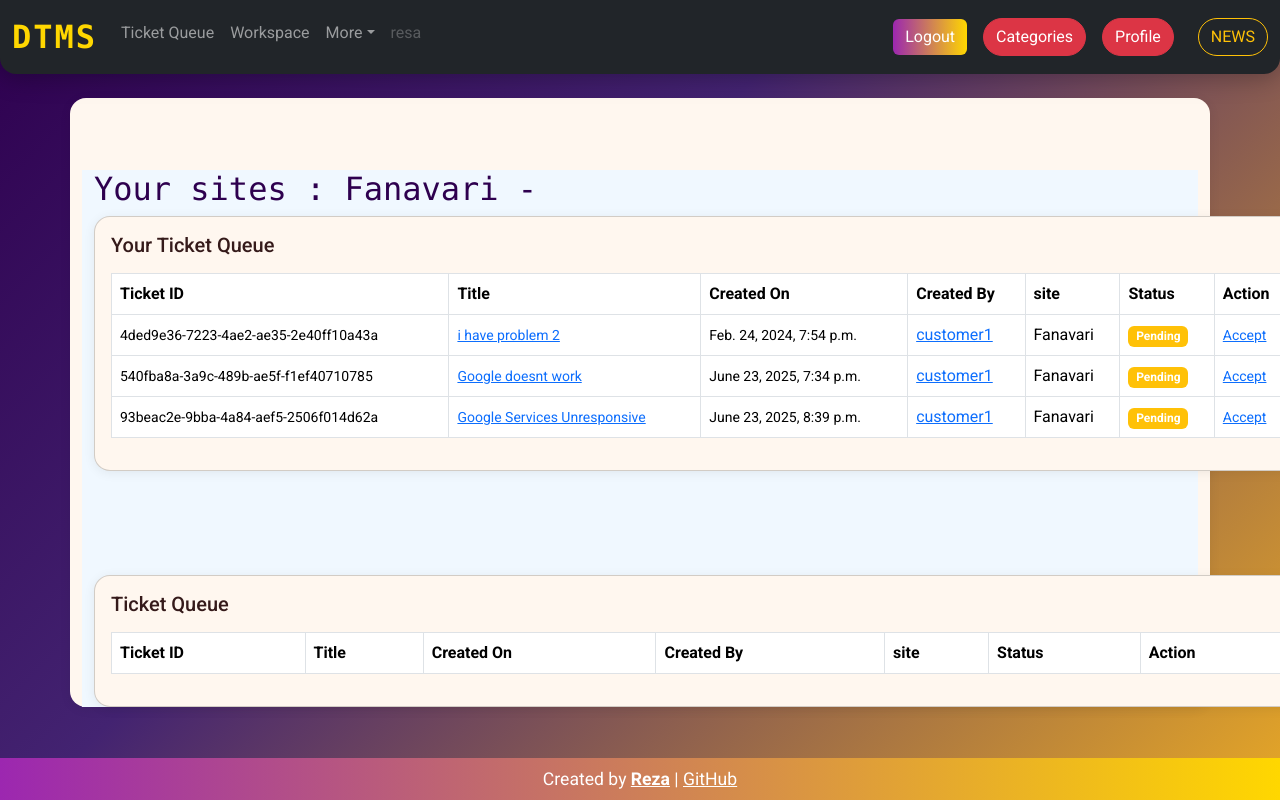
Page /ticket/ticket-queue/ (signed in) on the committed database.
### users/models.py (models this page shows, shortened)
class User(AbstractUser):
    mode_choices = (
        ('engineer' , 'engineer'),
        ('customer', 'customer'),
    )
    is_customer = models.BooleanField(default=False)
    is_engineer = models.BooleanField(default=False)
    site = models.ForeignKey(Site ,on_delete=models.DO_NOTHING, null=True , blank=True)
    ssites = models.ManyToManyField(Site, related_name='ssites')
    contact = models.CharField(max_length=200,null=True , blank=True)
    image = models.ImageField(upload_to='profilepics', blank=True , null=True)
    phone_regex = RegexValidator(regex=r'^(\+\d{1,3})?,?\s?\d{8,13}', message="Phone number must be entered in the format: '+999999999'. Up to 15 digits allowed.")
    phone = models.CharField(validators=[phone_regex], max_length=17, null = True ,blank=True, unique = True) # validators should be a list
    def __str__(self) :
        return self.username

class Site(models.Model):
    name = models.CharField(max_length=100 , unique=True)
    description = models.TextField()
    date_created = models.DateTimeField(auto_now_add=True)
    slug = models.SlugField(max_length=255, unique=True , blank=True , null=True)
    def __str__(self) :
        return self.name

### ticket/models.py (models this page shows, shortened)
class Ticket(models.Model):
    status_choices = (
        ('Active' , 'Active'),
        ('Completed', 'Completed'),
        ('Pending' , 'Pending'),
    )
    mode_choices = (
        ('Incident' , 'Incident'),
        ('New Service', 'New Service'),
    )
    number = models.UUIDField(default=uuid.uuid4)
    title = models.CharField(max_length=100)
    description = models.TextField()
    created_by = models.ForeignKey(User, on_delete=models.CASCADE , related_name='created_by')
    date_created = models.DateTimeField(auto_now_add=True)
    assigned_to = models.ForeignKey(User, on_delete=models.SET_NULL, null=True , blank=True)
    is_resolved = models.BooleanField(default=False)
    accepted_date = models.DateTimeField(null=True, blank=True)
    closed_date = models.DateTimeField(null=True , blank=True)
    ticket_status = models.CharField(max_length=15 , choices=status_choices)
    solver = models.ForeignKey(User , related_name='solver',on_delete=models.SET_NULL, null=True , blank=True )
    site = models.ForeignKey(Site ,on_delete=models.SET_NULL, null=True , blank=True )
    category = models.ForeignKey(Category ,on_delete=models.SET_NULL, null=True , blank=True )
    solution = models.ForeignKey(Solution , on_delete=models.SET_NULL, null=True , blank=True)

### ticket/views.py (the view)
# urls.py: path('ticket-queue/' , views.ticket_queue , name='ticket-queue' ),
@login_required
def ticket_queue(request):
    sites = request.user.ssites.all()
    tickets = Ticket.objects.filter(ticket_status='Pending')
    unrelated_ticket = tickets.exclude(created_by__site__in = sites)
    your_sites_tickets = tickets.filter(created_by__site__in = sites)
    return render(request, 'ticket/ticket_queue.html' , {
        'tickets' : unrelated_ticket,
        'sites' :sites,
        'your_tickets':your_sites_tickets,
    })

### templates/ticket/ticket_queue.html (shortened to what this page needs)
{% extends 'base.html' %}
{% load widget_tweaks %}
{% block content %}
<div class="container mt-5" style="background-color: aliceblue;">
    <h2>
        {% if sites %}
            Your sites :
            {% for site in sites %}
                {{ site }} -
            {% endfor %}
        {% endif %}
    </h2>
    <div class="card mx-auto" style="width: 76rem;">
        <div class="card-body">
            <h5 class="card-title mb-3">Your Ticket Queue</h5>
            <table class="table table-bordered">
                <thead>
                    <tr>
                        <th scope="col">Ticket ID</th>
                        <th scope="col">Title</th>
                        <th scope="col">Created On</th>
                        <th scope="col">Created By</th>
                        <th scope="col">site</th>
                        <th scope="col">Status</th>
                        <th scope="col">Action</th>
                    </tr>
                </thead>
                <tbody>
                    {% for ticket in your_tickets %}
                        <tr>
                            <td><small>{{ ticket.number }}</small></td>
                            <td><small><a href="{% url 'ticket-details' ticket.number %}">{{ ticket.title }}</a></small></td>
                            <td><small>{{ ticket.date_created }}</small></td>
                            <td><a href="{% url 'home' ticket.created_by.username %}">{{ ticket.created_by }}</a></td>
                            <td>{{ ticket.created_by.site }}</td>
                            {% if ticket.ticket_status == 'Active' %}
                                <td><span class="badge bg-success">Active</span></td>
                            {% elif ticket.ticket_status == 'Pending' %}
                                <td><span class="badge bg-warning">Pending</span></td>
                            {% elif ticket.ticket_status == 'Completed' %}
                                <td><span class="badge bg-danger">Completed</span></td>
                            {% endif %}
                            <td><small><a href="{% url 'accept-ticket' ticket.number %}">Accept</a></small></td>
                        </tr>
                    {% endfor %}
                </tbody>
            </table>
        </div>
    </div>
    <br>
    <br>
    <br>
    <div class="card mx-auto" style="width: 76rem;">
        <div class="card-body">
            <h5 class="card-title mb-3">Ticket Queue</h5>
            <table class="table table-bordered">
                <thead>
                    <tr>
                        <th scope="col">Ticket ID</th>
                        <th scope="col">Title</th>
                        <th scope="col">Created On</th>
                        <th scope="col">Created By</th>
                        <th scope="col">site</th>
                        <th scope="col">Status</th>
                        <th scope="col">Action</th>
                    </tr>
                </thead>
            </table>
        </div>
    </div>
</div>
{% endblock content %}

### templates/base.html (shortened to what this page needs)
<!DOCTYPE html>
<html lang="en">
<head>
    <link rel="stylesheet" href="https://cdn.jsdelivr.net/npm/bootstrap@5.3.3/dist/css/bootstrap.min.css">
</head>
<body>
    {% if request.user.is_authenticated %}
        <nav class="navbar navbar-expand-lg navbar-dark bg-dark mb-4">
            <div class="container-fluid">
                <a class="navbar-brand" href="/">DTMS</a>
                <div class="collapse navbar-collapse" id="navbarSupportedContent">
                    <ul class="navbar-nav me-auto mb-2 mg-lg-0">
                        {% if request.user.is_customer %}
                            <li class="nav-item"><a class="nav-link" href="{% url 'create-ticket' %}">Create Ticket</a></li>
                            <li class="nav-item"><a class="nav-link" href="{% url 'all-tickets' %}">View Tickets</a></li>
                        {% elif request.user.is_engineer %}
                            <li class="nav-item"><a class="nav-link" href="{% url 'ticket-queue' %}">Ticket Queue</a></li>
                            <li class="nav-item"><a class="nav-link" href="{% url 'workspace' %}">Workspace</a></li>
                            <li class="nav-item dropdown">
                                <a class="nav-link dropdown-toggle" href="#" id="navbarDropdown" role="button"
                                   data-bs-toggle="dropdown" aria-expanded="false">More</a>
                            </li>
                        {% endif %}
                        <li class="nav-item">
                            <a class="nav-link disabled" href="#" tabindex="-1" aria-disabled="true">{{ request.user.username }}</a>
                        </li>
                    </ul>
                    <div class="d-flex align-items-center gap-2">
                        <a href="{% url 'logout' %}" class="btn btn-primary me-2">Logout</a>
                        <a href="{% url 'categories' %}" class="btn btn-danger me-2">Categories</a>
                        <a href="{% url 'home' request.user.username %}" class="btn btn-danger me-2">Profile</a>
                        {% if request.user.is_engineer %}
                            <a href="{% url 'chat:news' %}" class="btn btn-outline-warning ms-2">NEWS</a>
                        {% endif %}
                    </div>
                </div>
            </div>
        </nav>
    {% endif %}
    <div class="container content-section">
        <br>
        {% block content %}
        {% endblock content %}
    </div>
    <br><br>
    <div class="footer">
        Created by <a href="https://t.me/rezacs" style="color: #fff; font-weight: bold;">Reza</a> |
        <a href="https://github.com/Rezacs/django_project" style="color: #fff; text-decoration: underline;" target="_blank">GitHub</a>
    </div>
</body>
</html>

### templates/base.html (style rules this page uses)
body { background: linear-gradient(135deg, #2e004f 0%, #432371 40%, #e6a726 100%); min-height: 100vh; font-family: 'Roboto', Arial, sans-serif; color: #f5f6fa; }
.navbar { border-radius: 0 0 16px 16px; box-shadow: 0 4px 24px 0 #00000044; }
.card, .content-section { background: #fff7ef; border-radius: 16px; box-shadow: 0 2px 12px #0001; color: #351a1a; margin-bottom: 2rem; }
.navbar-brand { font-family: 'Fira Mono', monospace; font-weight: 700; font-size: 2rem; letter-spacing: 2px; color: #ffd700 !important; }
.footer { position: fixed; bottom: 0; width: 100%; text-align: center; background: linear-gradient(90deg,#9c27b0,#ffd700); color: #fff; padding: 8px 0; font-size: 1.1em; z-index: 1000; }
a, .nav-link, .navbar-brand { transition: color 0.2s; }
.btn-primary { background: linear-gradient(90deg,#9c27b0,#ffd700); border: none; }
.btn-danger, .btn-outline-warning { border-radius: 20px; }
h1, h2, h3, h4 { color: #2e004f; font-family: 'Fira Mono', monospace; }

### rows in the picture
User: user.username "resa"
Site: name "Fanavari"
Ticket: number "4ded9e36-7223-4ae2-ae35-2e40ff10a43a", title "i have problem 2", date_created "Feb. 24, 2024, 7:54 p.m.", created_by "customer1", created_by.site "Fanavari", ticket_status "Pending"
Ticket: number "540fba8a-3a9c-489b-ae5f-f1ef40710785", title "Google doesnt work", date_created "June 23, 2025, 7:34 p.m.", created_by "customer1", created_by.site "Fanavari", ticket_status "Pending"
Ticket: number "93beac2e-9bba-4a84-aef5-2506f014d62a", title "Google Services Unresponsive", date_created "June 23, 2025, 8:39 p.m.", created_by "customer1", created_by.site "Fanavari", ticket_status "Pending"
